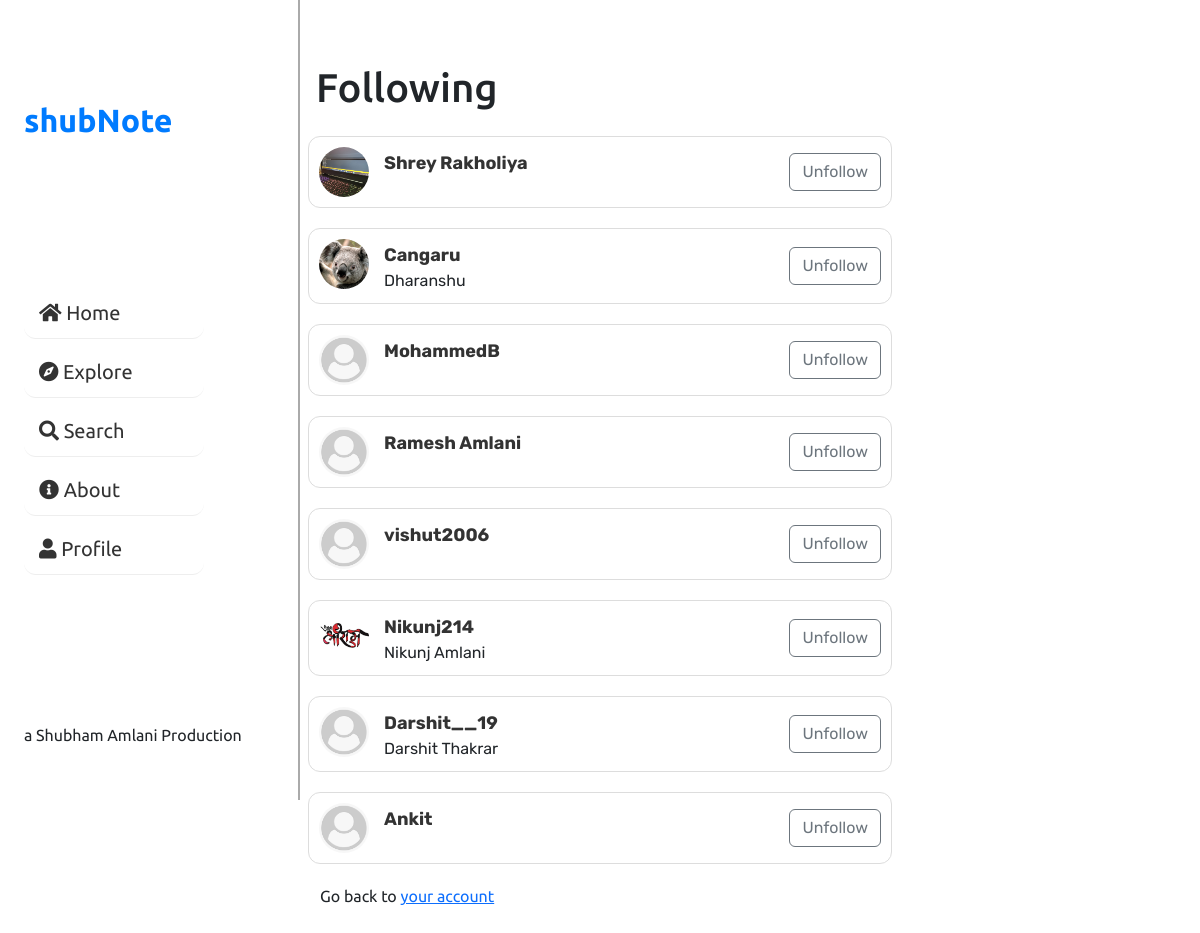
The page /following.php (signed in) on the database its author committed.
### tables this page shows
CREATE TABLE `followers` (
  `relation_id` int(11) NOT NULL,
  `follower_user_id` int(11) NOT NULL,
  `followed_user_id` int(11) NOT NULL,
  `timestamp` timestamp NOT NULL DEFAULT current_timestamp()
);

CREATE TABLE `users` (
  `user_id` int(11) NOT NULL,
  `username` varchar(255) NOT NULL,
  `user_email` varchar(255) NOT NULL,
  `user_pass` varchar(255) NOT NULL,
  `timestamp` timestamp NOT NULL DEFAULT current_timestamp(),
  `verification_code` bigint(6) NOT NULL DEFAULT 0,
  `is_verified` int(1) NOT NULL DEFAULT 0,
  `user_bio` text NOT NULL,
  `image_path` varchar(255) NOT NULL,
  `full_name` varchar(255) NOT NULL
);

### partials/_dbconnect.php (called while the page is built, shortened)
<?php
$username = 'root';
?>

### partials/_functions.php (the view, shortened to what this page needs)
<?php
function displayUserImage($user_id) {
    include 'partials/_dbconnect.php';
    $sql = "SELECT `image_path` FROM `users` WHERE `user_id` = ?";
    $stmt = $conn->prepare($sql);
    $stmt->bind_param("i", $user_id);
    $stmt->execute();
    $stmt->bind_result($image_path);
    if ($image_path) {
        return '<img src="'.$image_path.'" alt="Profile Image" class="user-image" />';
    }
    else{
        return '<img src="images/user-default.png" alt="Profile Image" class="user-image d-inline" />';
    }
}
function checkFollow($follower_id, $followed_id){
    include '_dbconnect.php';
    $sql = "SELECT * FROM `followers` WHERE `follower_user_id`=? AND `followed_user_id`=?";
    $stmt = $conn->prepare($sql);
    $stmt->bind_param("ii", $follower_id, $followed_id);
    $stmt->execute();
    $result = $stmt->get_result();
    if($result->num_rows > 0){
        return true;
    }
    else{
        $stmt->close();
        return false;
    }
}
function printUser($user_id, $username, $name, $page){
    $img = displayUserImage($user_id);
    echo '<div class="user d-flex user justify-content-between align-items-center">
    <div class="user-left d-flex">
        '.$img.'
        <div class="user-mid d-flex flex-column">
        <a class="nav-link m-0 p-0" href="profile.php?profileid='.$user_id.'"><span class="username">'.$username.'</span></a>
            <span class="name">'.$name.'</span>
        </div>
    </div>
    <form action="handlers/_handleFollowUnfollow.php" method="post">
    <input type="hidden" name="page" value="'.$page.'">';
    if($user_id == $_SESSION['user_id']){
        echo '';
    }
    else if(checkFollow($_SESSION['user_id'], $user_id)){
        echo '<input type="hidden" name="unfollower_user_id" value="'.$_SESSION['user_id'].'">
        <input type="hidden" name="unfollowed_user_id" value="'.$user_id.'">
        <button class="btn btn-outline-secondary">Unfollow</button>';
    }
    else{
        echo '<input type="hidden" name="follower_user_id" value="'.$_SESSION['user_id'].'">
        <input type="hidden" name="followed_user_id" value="'.$user_id.'">
        <button class="btn btn-primary">Follow</button>';
    }
echo    '</form>
        </div>';
}
?>

### following.php (shortened to what this page needs)
<?php
if(!isset($_SESSION['loggedin']) || $_SESSION['loggedin']!=true){
    header("Location: index.php");
    exit();
}
else if(isset($_SESSION['loggedin']) && $_SESSION['loggedin'] == true){
    include 'partials/_dbconnect.php';
    $user_id = $_SESSION['user_id'];
    $sql = "SELECT * FROM `followers` WHERE `follower_user_id`=?";
    $stmt = $conn->prepare($sql);
    $stmt->bind_param('i', $user_id);
    $stmt->execute();
    $result = $stmt->get_result();
}
?>
<!DOCTYPE html>
<html lang="en">
<head>
    <?php include 'partials/_styles.php'?>
    <link rel="stylesheet" href="https://cdnjs.cloudflare.com/ajax/libs/font-awesome/5.15.4/css/all.min.css" />
</head>
<body class="d-flex align-items-center justify-content-center">
    <?php include 'partials/_functions.php'; ?>
    <?php include 'partials/_sidebar.php'; ?>
    <main class="main mx-0 container-md p-0">
        <div class="height py-md-5 px-2">
            <h1 class="py-3 px-2">
                Following
            </h1>
            <div class="feed">
                <?php
            if($result->num_rows > 0){
                while($row = $result->fetch_assoc()){
                    $sql_list = "SELECT * FROM `users` WHERE `user_id`=?";
                    $stmt_list = $conn->prepare($sql_list);
                    $stmt_list->bind_param('i', $row['followed_user_id']);
                    $stmt_list->execute();
                    $result_list = $stmt_list->get_result();
                    $row_list = $result_list->fetch_assoc();
                    $username = $row_list['username'];
                    $user_id = $row_list['user_id'];
                    $name = $row_list['full_name'];
                    printUser($user_id, $username, $name, 'following.php');
                }
            }
            else{
                echo '<p class="rounded p-4 bg-secondary-subtle fs-5">Discover and Connect: Start Following Others to Stay Updated! <a
                href="explore.php">Explore</a> here.</p>';
            }
        ?>
                <div class="container mx-auto">Go back to <a href="myaccount.php">your account</a></div>
            </div>
        </div>
    </main>
</body>
</html>

### css/_closedTemplate.css (style rules this page uses)
.username { font-weight: bold; color: #333; font-size: 18px; }
.user-image { width: 50px; height: 50px; border-radius: 50%; margin-right: 15px; object-fit: cover; }
.user { background-color: #fff; border-radius: 12px; padding: 10px; border: 1px solid #ddd; margin-bottom: 20px; font-family: "Rubik", sans-serif; transition: transform 0.3s ease; }

### css/_utils.css (style rules this page uses)
html { position: relative; }
.height { min-height: 82vh; }

### css/_navbarStyles.css (style rules this page uses)
body { position: relative; min-height: calc(90vh - 65px); font-family: "Ubuntu", sans-serif; }
.nav-link { color: #333; text-decoration: none; padding: 10px 15px; transition: color 0.3s; font-size: 20px; }

### following.php (style rules this page uses)
.container-md { width: 50%; }

### rows shown on the page
followers: users.image_path (picture), username "Shrey Rakholiya"
followers: users.image_path (picture), username "Cangaru", users.full_name "Dharanshu"
followers: username "MohammedB"
followers: username "Ramesh Amlani"
followers: username "vishut2006"
followers: users.image_path (picture), username "Nikunj214", users.full_name "Nikunj Amlani"
followers: username "Darshit__19", users.full_name "Darshit Thakrar"
followers: username "Ankit"
